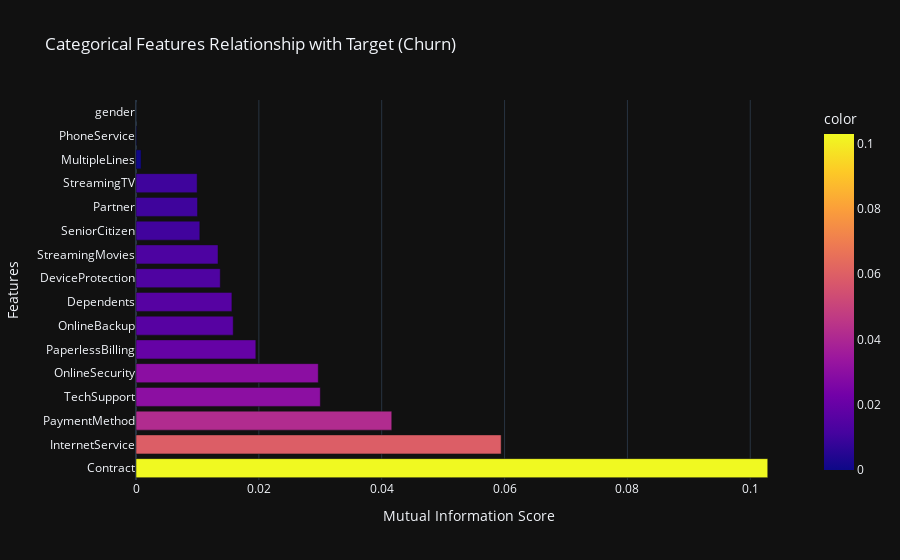

Source (notebook cell):
### Code cell
features = [score[0] for score in mi_scores]
scores = [score[1] for score in mi_scores]

# Create a bar plot using Plotly
fig = px.bar(x=scores, y=features, orientation='h', color=scores,
             labels={'x': 'Mutual Information Score', 'y': 'Features'},
             title='Categorical Features Relationship with Target (Churn)',
             template='plotly_dark',
             color_continuous_scale=px.colors.sequential.Plasma)

fig.show()

### Figure 1 — Plotly figure (JSON) as saved in the notebook; plotly's stock layout.template omitted (floating-point values rounded to 4 significant figures)
{"data": [{"alignmentgroup": "True", "hovertemplate": "Mutual Information Score=%{x}<br>Features=%{y}<br>color=%{marker.color}<extra></extra>", "legendgroup": "", "marker": {"color": [0.1028, 0.05944, 0.04164, 0.03001, 0.02967, 0.01951, 0.01583, 0.01562, 0.01372, 0.01335, 0.01039, 0.01002, 0.009954, 0.0008282, 0.0001005, 3.219e-06], "coloraxis": "coloraxis", "pattern": {"shape": ""}}, "name": "", "offsetgroup": "", "orientation": "h", "showlegend": false, "textposition": "auto", "type": "bar", "x": [0.1028, 0.05944, 0.04164, 0.03001, 0.02967, 0.01951, 0.01583, 0.01562, 0.01372, 0.01335, 0.01039, 0.01002, 0.009954, 0.0008282, 0.0001005, 3.219e-06], "xaxis": "x", "y": ["Contract", "InternetService", "PaymentMethod", "TechSupport", "OnlineSecurity", "PaperlessBilling", "OnlineBackup", "Dependents", "DeviceProtection", "StreamingMovies", "SeniorCitizen", "Partner", "StreamingTV", "MultipleLines", "PhoneService", "gender"], "yaxis": "y"}], "layout": {"barmode": "relative", "coloraxis": {"colorbar": {"title": {"text": "color"}}, "colorscale": [[0, "#0d0887"], [0.1111, "#46039f"], [0.2222, "#7201a8"], [0.3333, "#9c179e"], [0.4444, "#bd3786"], [0.5556, "#d8576b"], [0.6667, "#ed7953"], [0.7778, "#fb9f3a"], [0.8889, "#fdca26"], [1, "#f0f921"]]}, "legend": {"tracegroupgap": 0}, "title": {"text": "Categorical Features Relationship with Target (Churn)"}, "xaxis": {"anchor": "y", "domain": [0, 1], "title": {"text": "Mutual Information Score"}}, "yaxis": {"anchor": "x", "domain": [0, 1], "title": {"text": "Features"}}}}
